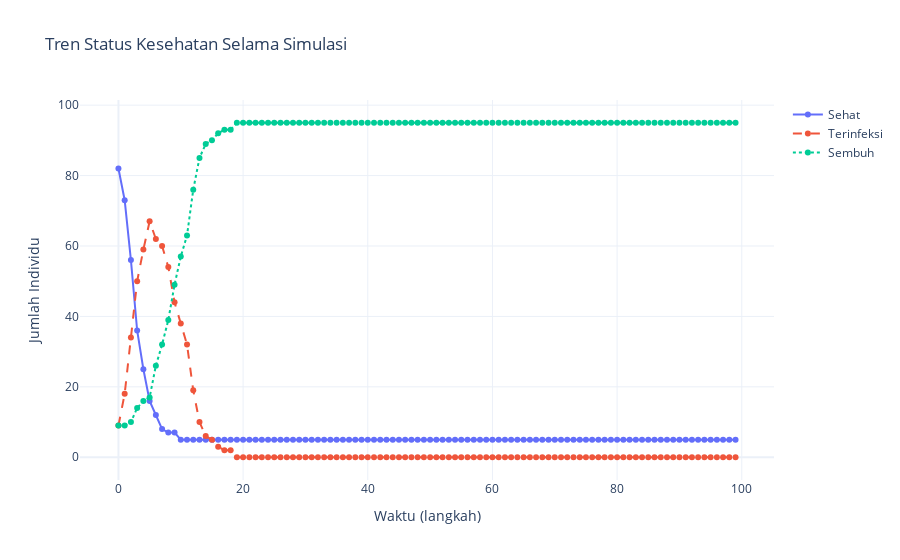

Notebook cell for this chart:
### Code cell
# Visualization 1: Line chart for all statuses
fig1 = go.Figure()
fig1.add_trace(go.Scatter(
    x=model_data.index,
    y=model_data["Sehat"],
    mode='lines+markers',
    name='Sehat',
    line=dict(width=2, dash='solid'),
    marker=dict(size=6)
))
fig1.add_trace(go.Scatter(
    x=model_data.index,
    y=model_data["Terinfeksi"],
    mode='lines+markers',
    name='Terinfeksi',
    line=dict(width=2, dash='dash'),
    marker=dict(size=6)
))
fig1.add_trace(go.Scatter(
    x=model_data.index,
    y=model_data["Sembuh"],
    mode='lines+markers',
    name='Sembuh',
    line=dict(width=2, dash='dot'),
    marker=dict(size=6)
))
fig1.update_layout(
    title="Tren Status Kesehatan Selama Simulasi",
    xaxis_title="Waktu (langkah)",
    yaxis_title="Jumlah Individu",
    template="plotly_white"
)

fig1.show()

### Figure 1 — Plotly figure (JSON) as saved in the notebook; plotly's stock layout.template omitted (floating-point values rounded to 4 significant figures)
{"data": [{"line": {"dash": "solid", "width": 2}, "marker": {"size": 6}, "mode": "lines+markers", "name": "Sehat", "type": "scatter", "x": [0, 1, 2, 3, 4, 5, 6, 7, 8, 9, 10, 11, 12, 13, 14, 15, 16, 17, 18, 19, 20, 21, 22, 23, 24, 25, 26, 27, 28, 29, 30, 31, 32, 33, 34, 35, 36, 37, 38, 39, 40, 41, 42, 43, 44, 45, 46, 47, 48, 49, 50, 51, 52, 53, 54, 55, 56, 57, 58, 59, 60, 61, 62, 63, 64, 65, 66, 67, 68, 69, 70, 71, 72, 73, 74, 75, 76, 77, 78, 79, 80, 81, 82, 83, 84, 85, 86, 87, 88, 89, 90, 91, 92, 93, 94, 95, 96, 97, 98, 99], "y": [82, 73, 56, 36, 25, 16, 12, 8, 7, 7, 5, 5, 5, 5, 5, 5, 5, 5, 5, 5, 5, 5, 5, 5, 5, 5, 5, 5, 5, 5, 5, 5, 5, 5, 5, 5, 5, 5, 5, 5, 5, 5, 5, 5, 5, 5, 5, 5, 5, 5, 5, 5, 5, 5, 5, 5, 5, 5, 5, 5, 5, 5, 5, 5, 5, 5, 5, 5, 5, 5, 5, 5, 5, 5, 5, 5, 5, 5, 5, 5, 5, 5, 5, 5, 5, 5, 5, 5, 5, 5, 5, 5, 5, 5, 5, 5, 5, 5, 5, 5]}, {"line": {"dash": "dash", "width": 2}, "marker": {"size": 6}, "mode": "lines+markers", "name": "Terinfeksi", "type": "scatter", "x": [0, 1, 2, 3, 4, 5, 6, 7, 8, 9, 10, 11, 12, 13, 14, 15, 16, 17, 18, 19, 20, 21, 22, 23, 24, 25, 26, 27, 28, 29, 30, 31, 32, 33, 34, 35, 36, 37, 38, 39, 40, 41, 42, 43, 44, 45, 46, 47, 48, 49, 50, 51, 52, 53, 54, 55, 56, 57, 58, 59, 60, 61, 62, 63, 64, 65, 66, 67, 68, 69, 70, 71, 72, 73, 74, 75, 76, 77, 78, 79, 80, 81, 82, 83, 84, 85, 86, 87, 88, 89, 90, 91, 92, 93, 94, 95, 96, 97, 98, 99], "y": [9, 18, 34, 50, 59, 67, 62, 60, 54, 44, 38, 32, 19, 10, 6, 5, 3, 2, 2, 0, 0, 0, 0, 0, 0, 0, 0, 0, 0, 0, 0, 0, 0, 0, 0, 0, 0, 0, 0, 0, 0, 0, 0, 0, 0, 0, 0, 0, 0, 0, 0, 0, 0, 0, 0, 0, 0, 0, 0, 0, 0, 0, 0, 0, 0, 0, 0, 0, 0, 0, 0, 0, 0, 0, 0, 0, 0, 0, 0, 0, 0, 0, 0, 0, 0, 0, 0, 0, 0, 0, 0, 0, 0, 0, 0, 0, 0, 0, 0, 0]}, {"line": {"dash": "dot", "width": 2}, "marker": {"size": 6}, "mode": "lines+markers", "name": "Sembuh", "type": "scatter", "x": [0, 1, 2, 3, 4, 5, 6, 7, 8, 9, 10, 11, 12, 13, 14, 15, 16, 17, 18, 19, 20, 21, 22, 23, 24, 25, 26, 27, 28, 29, 30, 31, 32, 33, 34, 35, 36, 37, 38, 39, 40, 41, 42, 43, 44, 45, 46, 47, 48, 49, 50, 51, 52, 53, 54, 55, 56, 57, 58, 59, 60, 61, 62, 63, 64, 65, 66, 67, 68, 69, 70, 71, 72, 73, 74, 75, 76, 77, 78, 79, 80, 81, 82, 83, 84, 85, 86, 87, 88, 89, 90, 91, 92, 93, 94, 95, 96, 97, 98, 99], "y": [9, 9, 10, 14, 16, 17, 26, 32, 39, 49, 57, 63, 76, 85, 89, 90, 92, 93, 93, 95, 95, 95, 95, 95, 95, 95, 95, 95, 95, 95, 95, 95, 95, 95, 95, 95, 95, 95, 95, 95, 95, 95, 95, 95, 95, 95, 95, 95, 95, 95, 95, 95, 95, 95, 95, 95, 95, 95, 95, 95, 95, 95, 95, 95, 95, 95, 95, 95, 95, 95, 95, 95, 95, 95, 95, 95, 95, 95, 95, 95, 95, 95, 95, 95, 95, 95, 95, 95, 95, 95, 95, 95, 95, 95, 95, 95, 95, 95, 95, 95]}], "layout": {"title": {"text": "Tren Status Kesehatan Selama Simulasi"}, "xaxis": {"title": {"text": "Waktu (langkah)"}}, "yaxis": {"title": {"text": "Jumlah Individu"}}}}
